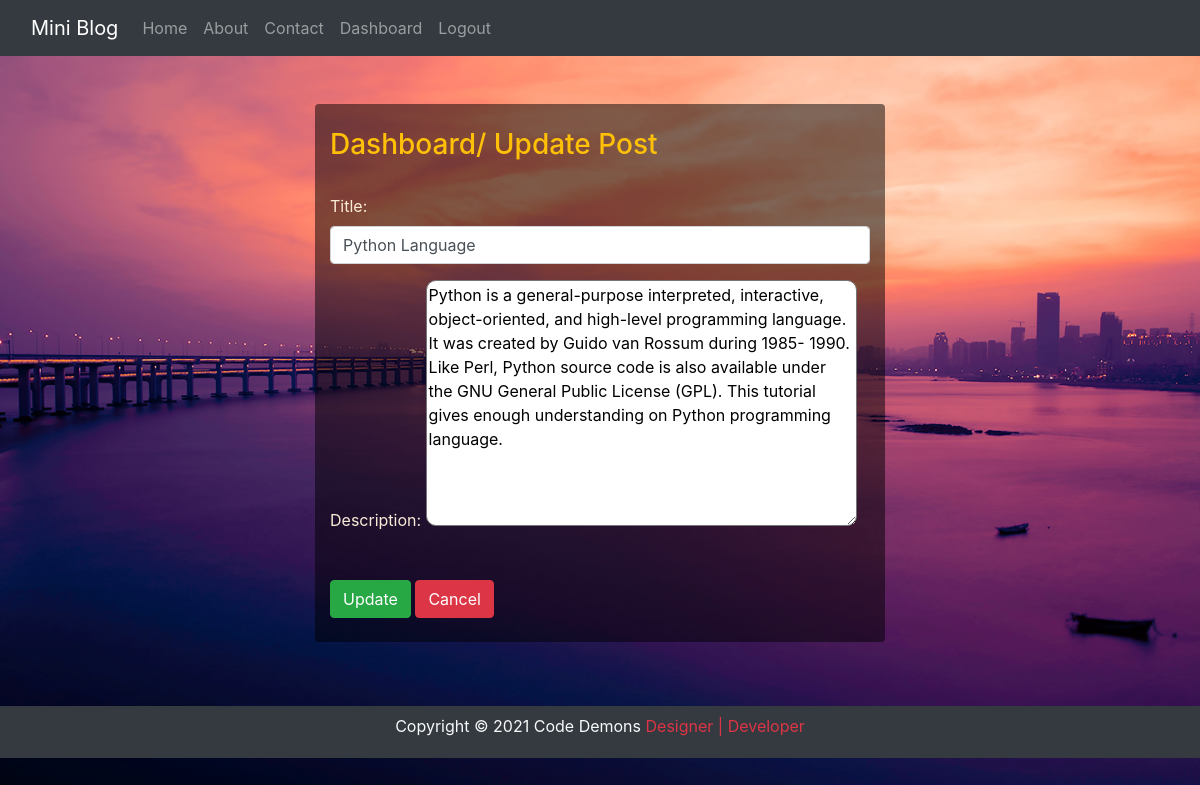
The page /updatepost/4/ (signed in) on the database its author committed.
### blog/models.py (models this page shows)
class Post(models.Model):
    title = models.CharField(max_length=150)
    desc = models.TextField()

### blog/views.py (the view)
# urls.py: path('updatepost/<int:id>/', views.update_post, name='updatepost'),
def update_post(request, id):
    if request.user.is_authenticated:
        if request.method == "POST":
            pi = Post.objects.get(pk=id)
            form = PostForm(request.POST, instance=pi)
            if form.is_valid():
                form.save()
                messages.success(request, 'Success..! Post Updated..')
                return HttpResponseRedirect("/dashboard/")
        else:
            pi = Post.objects.get(pk=id)
            form = PostForm(instance=pi)
        return render(request, 'blog/updatepost.html', {'form':form})
    else:
        return HttpResponseRedirect("/login/")

### blog/forms.py
class PostForm(forms.ModelForm):
    class Meta:
        model = Post
        fields = ['title', 'desc']
        labels = {'title' : 'Title', 'desc' : 'Description'}
        widgets = {'title' : forms.TextInput(attrs={'class':'form-control'}),
                    'desc' : forms.Textarea(attrs={'clsas':'form-control'}), }

### blog/templates/blog/updatepost.html (shortened to what this page needs)
{% extends 'blog/base.html' %}
{% load static %}
{% block content %}
    <div class="col-md-6 offset-3 jumbo-color my-5 rounded">
        <h3 class="text-warning py-4"> Dashboard/ Update Post </h3>
        <form action="" method="POST" novalidate>
            {{ form.as_p }}
            <input type="submit" value="Update" class="btn btn-success my-4">
            <a href="{% url 'dashboard' %}" class="btn btn-danger my-4"> Cancel </a>
        </form>
    </div>
{% endblock content %}

### blog/static/blog/css/style.css (style rules this page uses)
body { background: url("../../images/bg.jpg"); background-repeat: no-repeat; background-size: cover; background-attachment: fixed; color: antiquewhite; }
.jumbo-color { background-color: rgba(0, 0, 0, 0.5); backdrop-filter: 10px; }
textarea { border-radius: 10px; }

### rows shown on the page
Post: title "Python Language", desc "Python is a general-purpose interpreted, interactive, object-oriented, and high-level programming language. It was created by Guido van Rossum during 1985- 1990. Like Perl, Python source code is also available under the GNU General Public License (GPL). This tutorial gives enough understanding on Python programming language."
